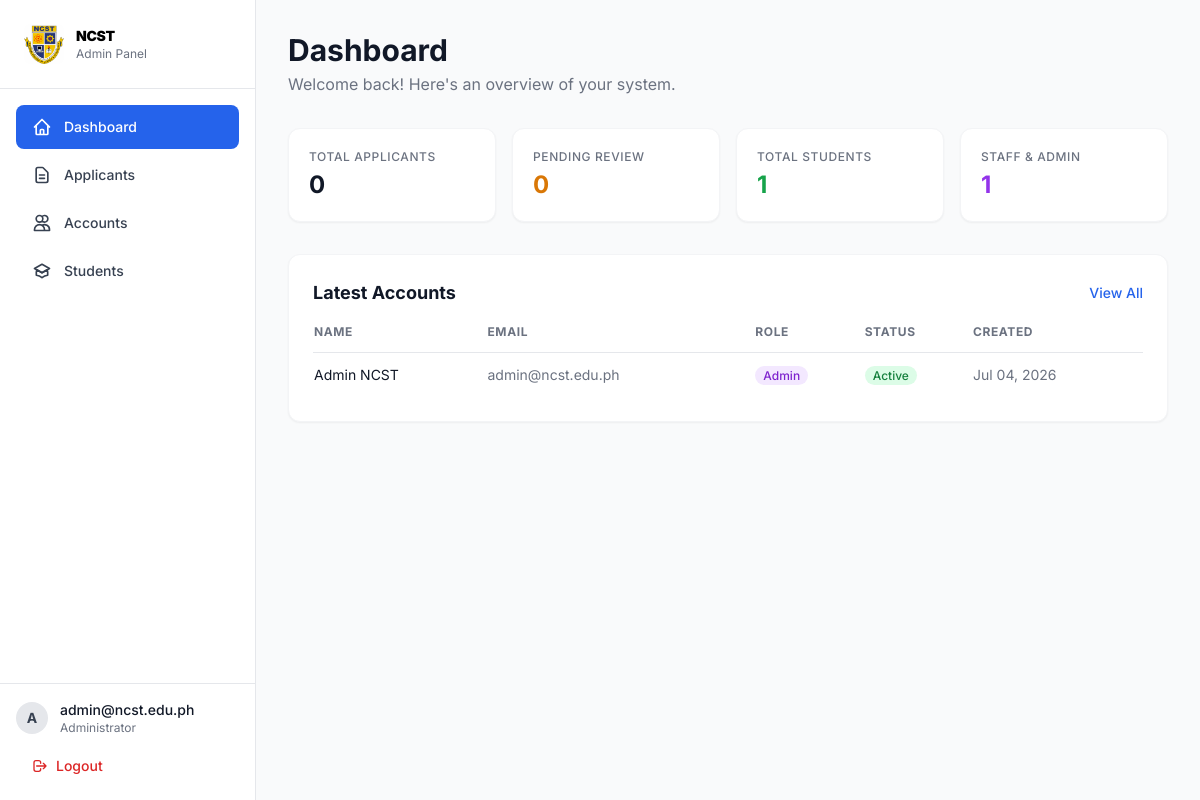
The page /src/view/admin/ (signed in) on the database its author committed.
### tables this page shows
CREATE TABLE `users` (
  `id` int(11) NOT NULL,
  `first_name` varchar(100) NOT NULL,
  `middle_name` varchar(100) DEFAULT NULL,
  `last_name` varchar(100) NOT NULL,
  `suffix` varchar(20) DEFAULT NULL,
  `birthday` date NOT NULL,
  `age` int(3) DEFAULT NULL,
  `gender` enum('Male','Female','Other') NOT NULL,
  `civil_status` enum('Single','Married','Widowed','Separated','Annulled') DEFAULT 'Single',
  `nationality` varchar(100) DEFAULT 'Filipino',
  `religion` varchar(100) DEFAULT NULL,
  `birth_place` varchar(255) DEFAULT NULL,
  `email` varchar(150) NOT NULL,
  `contact_number` varchar(20) NOT NULL,
  `home_address` varchar(255) DEFAULT NULL,
  `province` varchar(100) DEFAULT NULL,
  `city` varchar(100) DEFAULT NULL,
  `barangay` varchar(100) DEFAULT NULL,
  `zip_code` varchar(10) DEFAULT NULL,
  `password` varchar(255) NOT NULL,
  `role` enum('admin','staff','student','registrar') NOT NULL DEFAULT 'student',
  `status` enum('active','inactive','pending','approved','rejected') NOT NULL DEFAULT 'pending',
  `created_by` int(11) DEFAULT NULL,
  `created_at` timestamp NOT NULL DEFAULT current_timestamp(),
  `updated_at` timestamp NOT NULL DEFAULT current_timestamp() ON UPDATE current_timestamp()
);

### src/config/helpers.php (called while the page is built, shortened)
<?php
function url($path = '') {
    return BASE_URL . $path;
}

### src/view/admin/index.php (the view, shortened to what this page needs)
<?php
require_once __DIR__ . '/sidebar.php';
try {
    $stmt = $pdo->query("SELECT COUNT(*) FROM applicants");
    $total_applicants = $stmt->fetchColumn();
    $stmt = $pdo->query("SELECT COUNT(*) FROM applicants WHERE status = 'pending'");
    $pending_applicants = $stmt->fetchColumn();
    $stmt = $pdo->query("SELECT COUNT(*) FROM users WHERE role = 'student'");
    $total_students = $stmt->fetchColumn();
    $stmt = $pdo->query("SELECT COUNT(*) FROM users WHERE role IN ('admin', 'staff')");
    $total_staff = $stmt->fetchColumn();
    $stmt = $pdo->query("SELECT * FROM users WHERE role IN ('admin', 'staff') ORDER BY created_at DESC LIMIT 10");
    $latest_accounts = $stmt->fetchAll();
} catch (Exception $e) {
    $total_applicants = $pending_applicants = $total_students = $total_staff = 0;
    $latest_accounts = [];
}
?>
<div class="mb-8">
    <h1 class="text-3xl font-bold text-gray-900">Dashboard</h1>
    <p class="text-gray-500 mt-1">Welcome back! Here's an overview of your system.</p>
</div>
<div class="flex gap-4 mb-8">
    <div class="flex-1 bg-white rounded-xl p-5 shadow-sm border border-gray-100">
        <p class="text-xs font-medium text-gray-500 uppercase tracking-wider">Total Applicants</p>
        <p class="text-2xl font-bold text-gray-900 mt-1"><?= $total_applicants ?></p>
    </div>
    <div class="flex-1 bg-white rounded-xl p-5 shadow-sm border border-gray-100">
        <p class="text-xs font-medium text-gray-500 uppercase tracking-wider">Pending Review</p>
        <p class="text-2xl font-bold text-amber-600 mt-1"><?= $pending_applicants ?></p>
    </div>
    <div class="flex-1 bg-white rounded-xl p-5 shadow-sm border border-gray-100">
        <p class="text-xs font-medium text-gray-500 uppercase tracking-wider">Total Students</p>
        <p class="text-2xl font-bold text-green-600 mt-1"><?= $total_students ?></p>
    </div>
    <div class="flex-1 bg-white rounded-xl p-5 shadow-sm border border-gray-100">
        <p class="text-xs font-medium text-gray-500 uppercase tracking-wider">Staff & Admin</p>
        <p class="text-2xl font-bold text-purple-600 mt-1"><?= $total_staff ?></p>
    </div>
</div>
<div class="bg-white rounded-xl p-6 shadow-sm border border-gray-100">
    <div class="flex items-center justify-between mb-4">
        <h2 class="text-lg font-bold text-gray-900">Latest Accounts</h2>
        <a href="<?= url('/src/view/admin/accounts.php') ?>" class="text-sm font-medium text-blue-600 hover:underline">View All</a>
    </div>
    <div class="overflow-x-auto">
        <table class="w-full">
            <thead>
                <tr class="text-xs font-medium text-gray-500 uppercase tracking-wider border-b">
                    <th class="pb-3 text-left">Name</th>
                    <th class="pb-3 text-left">Email</th>
                    <th class="pb-3 text-left">Role</th>
                    <th class="pb-3 text-left">Status</th>
                    <th class="pb-3 text-left">Created</th>
                </tr>
            </thead>
            <tbody class="divide-y divide-gray-100">
                <?php if (empty($latest_accounts)): ?>
                    <tr>
                        <td colspan="5" class="py-4 text-center text-sm text-gray-500">No accounts found.</td>
                    </tr>
                <?php else: ?>
                    <?php foreach ($latest_accounts as $acc): ?>
                        <tr class="text-sm">
                            <td class="py-3 text-gray-900"><?= htmlspecialchars($acc['first_name'] . ' ' . $acc['last_name']) ?></td>
                            <td class="py-3 text-gray-500"><?= htmlspecialchars($acc['email']) ?></td>
                            <td class="py-3">
                                <span class="px-2 py-0.5 rounded-full text-xs font-medium <?= $acc['role'] === 'admin' ? 'bg-purple-100 text-purple-700' : 'bg-blue-100 text-blue-700' ?>">
                                    <?= ucfirst($acc['role']) ?>
                                </span>
                            </td>
                            <td class="py-3">
                                <span class="px-2 py-0.5 rounded-full text-xs font-medium <?= $acc['status'] === 'active' ? 'bg-green-100 text-green-700' : 'bg-gray-100 text-gray-700' ?>">
                                    <?= ucfirst($acc['status']) ?>
                                </span>
                            </td>
                            <td class="py-3 text-gray-500"><?= date('M d, Y', strtotime($acc['created_at'])) ?></td>
                        </tr>
                    <?php endforeach; ?>
                <?php endif; ?>
            </tbody>
        </table>
    </div>
</div>
</main>
</div>
</body>
</html>

### rows shown on the page
users: first_name+last_name "Admin NCST", email "admin@ncst.edu.ph", role "Admin", status "Active", created_at "Jul 04, 2026"

### other values the page prints
substr($_SESSION['email'] ?? 'A', 0, 1) "A"
$_SESSION['email'] "admin@ncst.edu.ph"
$total_applicants "0"
$pending_applicants "0"
$total_students "1"
$total_staff "1"
